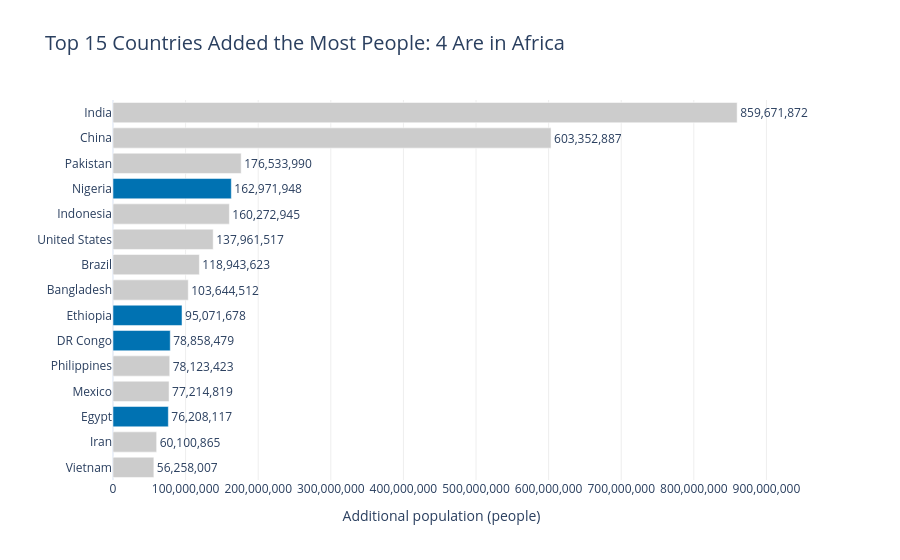

The cell this chart's notebook holds for it:
### Markdown cell above
**Chart choice & justification:** *Which chart did you choose, and why? Justify design choices.

I chose a horizontal bar chart because it makes comparing population increases across 15 countries easy. The countries are sorted in descending order, allowing viewers to quickly identify those that added the most people between 1970 and 2022.

I used blue to highlight African countries and grey for the remaining countries to make the regional comparison clear. The chart shows that India and China experienced the largest population increases. Four of the top 15 countries are in Africa: Nigeria, Ethiopia, DR Congo and Egypt.

### Code cell
df['Population Added'] = (
    df['2022 Population'] - df['1970 Population']
)

top15 = df.nlargest(15, 'Population Added').copy()


africa_count = (top15['Continent'] == 'Africa').sum()


top15 = top15.sort_values('Population Added')


bar_colors = [
    '#0072B2' if continent == 'Africa' else '#CCCCCC'
    for continent in top15['Continent']
]


fig = px.bar(
    top15,
    x='Population Added',
    y='Country',
    orientation='h',
    text='Population Added',
    template='plotly_white',
    title=f'Top 15 Countries Added the Most People: {africa_count} Are in Africa',
    labels={
        'Population Added': 'Additional population (people)',
        'Country': ''
    }
)


fig.update_traces(
    marker_color=bar_colors,
    texttemplate='%{text:,.0f}',
    textposition='outside',
    cliponaxis=False
)

fig.update_layout(
    showlegend=False,
    xaxis=dict(
        showgrid=True,
        gridcolor='#EEEEEE',
        tickformat=',.0f'
    ),
    yaxis=dict(
        showgrid=False,
        categoryorder='array',
        categoryarray=top15['Country'].tolist()
    ),
    title_font_size=20,
    margin=dict(r=130)
)

fig.show()

print("African countries among the top 15:", africa_count)

print(top15[['Country', 'Continent', 'Population Added']].sort_values(
    'Population Added', ascending=False
).to_string(index=False))

### Figure 1 — Plotly figure (JSON) as saved in the notebook; plotly's stock layout.template omitted (floating-point values rounded to 4 significant figures)
{"data": [{"cliponaxis": false, "hovertemplate": "Additional population (people)=%{text}<br>=%{y}<extra></extra>", "legendgroup": "", "marker": {"color": ["#CCCCCC", "#CCCCCC", "#0072B2", "#CCCCCC", "#CCCCCC", "#0072B2", "#0072B2", "#CCCCCC", "#CCCCCC", "#CCCCCC", "#CCCCCC", "#0072B2", "#CCCCCC", "#CCCCCC", "#CCCCCC"], "pattern": {"shape": ""}}, "name": "", "orientation": "h", "showlegend": false, "text": [56260000.0, 60100000.0, 76210000.0, 77210000.0, 78120000.0, 78860000.0, 95070000.0, 103600000.0, 118900000.0, 138000000.0, 160300000.0, 163000000.0, 176500000.0, 603400000.0, 859700000.0], "textposition": "outside", "texttemplate": "%{text:,.0f}", "type": "bar", "x": [56258007, 60100865, 76208117, 77214819, 78123423, 78858479, 95071678, 103644512, 118943623, 137961517, 160272945, 162971948, 176533990, 603352887, 859671872], "xaxis": "x", "y": ["Vietnam", "Iran", "Egypt", "Mexico", "Philippines", "DR Congo", "Ethiopia", "Bangladesh", "Brazil", "United States", "Indonesia", "Nigeria", "Pakistan", "China", "India"], "yaxis": "y"}], "layout": {"barmode": "relative", "legend": {"tracegroupgap": 0}, "margin": {"r": 130}, "showlegend": false, "title": {"font": {"size": 20}, "text": "Top 15 Countries Added the Most People: 4 Are in Africa"}, "xaxis": {"anchor": "y", "domain": [0, 1], "gridcolor": "#EEEEEE", "showgrid": true, "tickformat": ",.0f", "title": {"text": "Additional population (people)"}}, "yaxis": {"anchor": "x", "categoryarray": ["Vietnam", "Iran", "Egypt", "Mexico", "Philippines", "DR Congo", "Ethiopia", "Bangladesh", "Brazil", "United States", "Indonesia", "Nigeria", "Pakistan", "China", "India"], "categoryorder": "array", "domain": [0, 1], "showgrid": false, "title": {"text": ""}}}}
